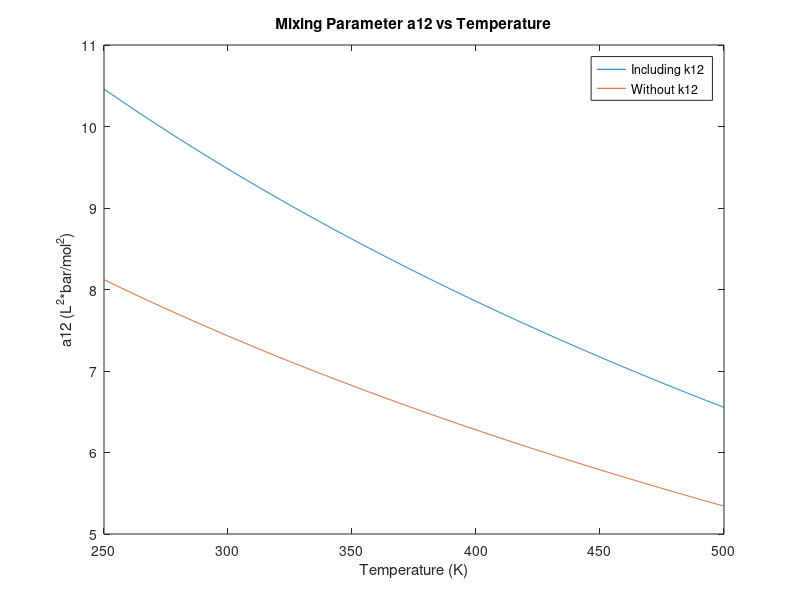

This figure's MATLAB source: (Note: this script raises an error after producing the figure.)
%% Step 1: Calculate the value of a12 for the binary mixture

clear;
clc;
close all;

%Constants
R = 0.08314; %uses liters and bar

TcA = 405.6; %phys prop data pulled from Table A.1.2 for ammonia
PcA = 112.77;
wA  = 0.250;

TcW = 647.3; %same data for water
PcW = 220.48;
wW  = 0.344;

T = linspace(250, 500, 1000); %creates 1000 temperature points to represent a12(T)

mu12 = -0.34918; %empirical data from a 2012 study (included in written report) relating to the binary mixing parameter k12
nu12 = 2.4467e-4;

kappaA = 0.37464 + 1.54226*wA - 0.26992*wA^2; %PR EOS kappa vals to plug into function for alpha
kappaW = 0.37464 + 1.54226*wW - 0.26992*wW^2;


aA  = zeros(1,length(T)); %preallocating arrays for temperature dependent vals
aW  = zeros(1,length(T));
a12 = zeros(1,length(T));
a12_withoutk = zeros(1,length(T));
k12 = zeros(1,length(T));


for i = 1:length(T) %iterate through temperatures

    k12(i) = mu12 + nu12 * T(i); %binary mixing parameter k12 as an empirically derived function of T (same 2012 study)

    alphaA = (1 + kappaA*(1 - sqrt(T(i)/TcA)))^2; %alpha values from PR EOS
    alphaW = (1 + kappaW*(1 - sqrt(T(i)/TcW)))^2;

    aA(i) = 0.45724 * (R^2 * TcA^2 / PcA) * alphaA; %a values for pure species from PR EOS
    aW(i) = 0.45724 * (R^2 * TcW^2 / PcW) * alphaW;

    a12(i) = (1 - k12(i)) * sqrt(aA(i) * aW(i)); %mixing parameter from quadratic mixing 
    a12_withoutk(i) = sqrt(aA(i) * aW(i));

end

% Plots a12 as a function of T
figure;
plot(T, a12);
hold on;
plot(T, a12_withoutk);
xlabel('Temperature (K)');
ylabel('a12 (L^2*bar/mol^2)');
title('Mixing Parameter a12 vs Temperature');
legend('Including k12', 'Without k12');




%% Step 2a: Fugacity coefficient as a function of pressure

T = 350; %constant conditions
yA = 0.5;
yW = 0.5;

Pvar = linspace(1, 100, 1000); %1000 pressures from 1 to 100 bar

phiA = zeros(size(Pvar));   % NH3 fugacity coefficient
phiW = zeros(size(Pvar));   % H2O fugacity coefficient

for i = 1:length(Pvar) %iterate through pressures
    P = Pvar(i); %given pressure
    [phiA(i), phiW(i)] = phiSolve(T, P, yA, yW, R, TcA, PcA, wA, TcW, PcW, wW, mu12, nu12); %solve for fugacity cofficients at given pressure
end

figure; %Plots fugacity coefficients at each pressure
plot(Pvar, phiA);
hold on;
plot(Pvar, phiW);
xlabel('Pressure (bar)');
ylabel('Fugacity Coefficient');
title('Fugacity Coefficients vs Pressure (T = 350 K, yA = 0.5)');
legend('NH3', 'H2O');


%% Step 2b
P  = 20; %constant conditions
yA = 0.5;
yW = 0.5;

Tvar = linspace(250, 450, 1000); %1000 temperatures from 280 to 450 K

phiA = zeros(size(Tvar));   % NH3 fugacity coefficient vs T
phiW = zeros(size(Tvar));   % H2O fugacity coefficient vs T

for i = 1:length(Tvar) %iterates through temperatures
    T = Tvar(i); %given temperature
    [phiA(i), phiW(i)] = phiSolve(T, P, yA, yW, R, TcA, PcA, wA, TcW, PcW, wW, mu12, nu12); %calculates fugacity coefficients at given temperature
end

figure; %plots fugacity coefficients at each temperature
plot(Tvar, phiA);
hold on;
plot(Tvar, phiW);
xlabel('Temperature (K)');
ylabel('Fugacity Coefficient');
title(sprintf('Fugacity Coefficients vs Temperature (P = 20 bar, yA = 0.5)'));
legend('NH3', 'H2O');


%% Step 2c: Fugacity coefficients as a function of composition

T = 350; %constant conditions
P = 20;

y1var = linspace(0, 1, 1000);   %1000 points from 0 mol NH3/mol to 1 mol NH3/mol
phiA = zeros(size(y1var));
phiW = zeros(size(y1var));

for i = 1:length(y1var) %iterate through compositions
    yA = y1var(i); %given NH3 composition
    yW = 1 - yA; %H2O composition
    [phiA(i), phiW(i)] = phiSolve(T, P, yA, yW, R, TcA, PcA, wA, TcW, PcW, wW, mu12, nu12); %computes fugacity coefficients based on composition
end

figure; %plots fugacity coefficients at each composition
plot(y1var, phiA); 
hold on;
plot(y1var, phiW);
xlabel('yNH3');
ylabel('Fugacity Coefficient');
title(sprintf('Fugacity Coefficients vs Composition (T = 350 K, P = 20 bar)'));
legend('NH3','H2O');


function [phiA, phiW] = phiSolve(T, P, yA, yW, R, TcA, PcA, wA, TcW, PcW, wW, mu12, nu12) %computes fugacity coeffeficients for a binary mixture with the given parameters

    kappaA = 0.37464 + 1.54226*wA - 0.26992*wA^2; %pure species kappa vals from PR EOS
    kappaW = 0.37464 + 1.54226*wW - 0.26992*wW^2;

    alphaA = (1 + kappaA*(1 - sqrt(T/TcA)))^2; %pure species alpha vals from PR EOS
    alphaW = (1 + kappaW*(1 - sqrt(T/TcW)))^2;

    aA = 0.45724 * (R^2 * TcA^2 / PcA) * alphaA; %pure species a parameter from PR EOS
    aW = 0.45724 * (R^2 * TcW^2 / PcW) * alphaW;

    bA = 0.07780 * (R * TcA / PcA); %pure species b parameter from PR EOS
    bW = 0.07780 * (R * TcW / PcW);

    k12 = mu12 + nu12 * T; %binary mixing parameter k12 from 2012 study

    a12 = (1 - k12) * sqrt(aA * aW); %mixing parameter a12 from quadratic mixing

    am = yA^2 * aA + 2*yA*yW*a12 + yW^2 * aW; %a parameter from quadratic mixing for PR EOS

    bm = yA*bA + yW*bW; %b parameter from quadratic mixing for PR EOS

    A = am * P / (R^2 * T^2); %A value for cubic form PR EOS (needed to find Z for fugacity coefficient formula)
    B = bm * P / (R * T); %B value for cubic form PR EOS
    c3 = 1; %z^3 coefficient for cubic PR EOS
    c2 = -(1 - B); %z^2 coefficient for cubic PR EOS
    c1 = (A - 3*B^2 - 2*B); %z coefficient for cubic PR EOS
    c0 = -(A*B - B^2 - B^3); %constant for cubic PR EOS

    Zroots = roots([c3 c2 c1 c0]); %finds all roots of PR EOS with cubic form = 0
    Zreal  = Zroots(abs(imag(Zroots)) < 1e-12); %checks if the imaginary part of each root = 0 to determine whether the root is real or imaginary, and then returns only the real roots
    Z = max(real(Zreal)); %takes the largest real root, which is the Z for vapor phase

    %applies the equation for fugacity coeffecient for PR EOS
    phiA = exp((bA/bm)*(Z - 1) - log(Z - B) + (am/(2*sqrt(2)*bm*R*T)) * ((bA/bm) - 2*(yA*aA + yW*a12)/am) * log((Z + (1+sqrt(2))*B) / (Z + (1-sqrt(2))*B)));
    phiW = exp((bW/bm)*(Z - 1) - log(Z - B) + (am/(2*sqrt(2)*bm*R*T)) * ((bW/bm) - 2*(yA*a12 + yW*aW)/am) * log((Z + (1+sqrt(2))*B) / (Z + (1-sqrt(2))*B)));
end


%% Step 3: Using Generalized Correlations from Table

T = 500; %temperature (constant)
Pideal = 5; %ideal pressure
Pnonideal = 50; %nonideal pressure

%calls interpolater function with given table values (found manually with
%Tr and Tc values in Appendix C)
phiAideal = tableSolver(T/TcA, Pideal/PcA, wA, [-0.002 -0.004, -0.002 -0.003], [0.000 0.001 0.001 0.001], [1.2 1.3], [0.025 0.05]); 
phiAnonideal = tableSolver(T/TcA, Pnonideal/PcA, wA, [-0.021 -0.042, -0.016 -0.033], [0.004 0.009 0.007 0.014], [1.2 1.3], [0.25 0.5]);
phiWideal = tableSolver(T/TcW, Pideal/PcW, wW, [-0.003 -0.009, -0.003 -0.007], [-0.003 -0.007, -0.002 -0.005], [0.75 0.8], [0.01 0.025]);
phiWnonideal = tableSolver(T/TcW, Pnonideal/PcW, wW, [-0.035 -0.237, -0.029 -0.076], [-0.030 -0.677 -0.020 -0.056], [0.75 0.8], [0.1 0.25]);

%prints results
fprintf('Ideal Coefficients:\nWater = %.5f\nAmmonia = %.5f\n\nNonideal Coefficients:\nWater = %.5f\nAmmonia = %.5f\n\n',phiWideal,phiAideal,phiWnonideal,phiAnonideal);

function phi = tableSolver(Tr, Pr, w, phi0vals, phi1vals, Trvals, Prvals) %calculates fugacity coefficient with given conditions and table values using generalized correlations

Prdist = (Pr - Prvals(1)) / (Prvals(2) - Prvals(1)); %used for double interpolation
Trdist = (Tr - Trvals(1)) / (Trvals(2) - Trvals(1));

tempInter1 = phi0vals(1) + (phi0vals(2)-phi0vals(1)) * Prdist; %interpolate with pressures for phi0
tempInter2 = phi0vals(3) + (phi0vals(4)-phi0vals(3)) * Prdist;
logphi0 = tempInter1 + (tempInter2-tempInter1) * Trdist; %interpolate with temperature for phi0

tempInter1 = phi1vals(1) + (phi1vals(2)-phi1vals(1)) * Prdist; %interpolate with pressures for phi1
tempInter2 = phi1vals(3) + (phi1vals(4)-phi1vals(3)) * Prdist;
logphi1 = tempInter1 + (tempInter2-tempInter1) * Trdist; %interpolate with temperature for phi1

phi = 10^(logphi0 + w * logphi1); %calculates phi
end


%% Step 4: Accuracy of Lewis Fugacity Rule
yA = 0.5; %redefine composition
yW = 0.5;

[phiAActualIdeal, phiWActualIdeal] = phiSolve(T, Pideal, yA, yW, R, TcA, PcA, wA, TcW, PcW, wW, mu12, nu12); %finds phi values from PR EOS from step 2
[phiAActualNonideal, phiWActualNonideal] = phiSolve(T, Pnonideal, yA, yW, R, TcA, PcA, wA, TcW, PcW, wW, mu12, nu12);

fAActualIdeal = yA * phiAActualIdeal * Pideal; %finds fugacity values from PR EOS from step 2
fWActualIdeal = yW * phiWActualIdeal * Pideal;
fAActualNonideal = yA * phiAActualNonideal * Pnonideal;
fWActualNonideal = yW * phiWActualNonideal * Pnonideal;

fALewisIdeal = yA * phiAideal * Pideal; %finds fugacity values from generalized correlations from step 3 and using lewis rule
fWLewisIdeal = yW * phiWideal * Pideal;
fALewisNonideal = yA * phiAnonideal * Pideal;
fWLewisNonideal = yW * phiWnonideal * Pideal;

errorAIdeal = abs(((fALewisIdeal - fAActualIdeal)/fAActualIdeal) * 100); %calculates percent error values for each case
errorWIdeal = abs(((fWLewisIdeal - fWActualIdeal)/fWActualIdeal) * 100);
errorANonideal = abs(((fALewisNonideal - fAActualNonideal)/fAActualNonideal) * 100);
errorWNonideal = abs(((fWLewisNonideal - fWActualNonideal)/fWActualNonideal) * 100);

%prints results
fprintf("\nIdeal Values (T = 500 K, P = 5 bar)\n");
fprintf("Ammonia:\n");
fprintf("PR mixture fugacity = %.5f bar\n", fAActualIdeal);
fprintf("Lewis-rule fugacity = %.5f bar\n", fALewisIdeal);
fprintf("%% Error = %.5f %%\n\n", errorAIdeal);

fprintf("Water:\n");
fprintf("PR mixture fugacity = %.5f bar\n", fWActualIdeal);
fprintf("Lewis-rule fugacity = %.5f bar\n", fWLewisIdeal);
fprintf("%% Error = %.5f %%\n", errorWIdeal);

fprintf("\nNon-Ideal Values (T = 500 K, P = 50 bar)\n");
fprintf("Ammonia:\n");
fprintf("PR mixture fugacity = %.5f bar\n", fAActualNonideal);
fprintf("Lewis-rule fugacity = %.5f bar\n", fALewisNonideal);
fprintf("%% Error = %.5f %%\n\n", errorANonideal);

fprintf("Water:\n");
fprintf("PR mixture fugacity = %.5f bar\n", fWActualNonideal);
fprintf("Lewis-rule fugacity = %.5f bar\n", fWLewisNonideal);
fprintf("%% Error = %.5f %%\n\n", errorWNonideal);